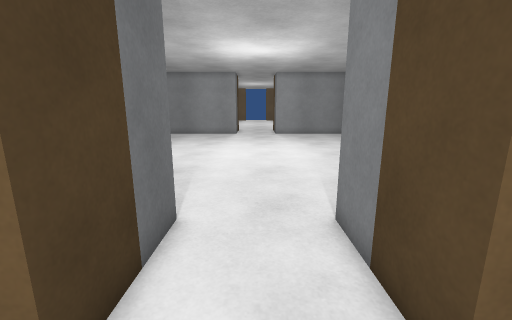
View 1 (above)

13 first-person views from a walk through a 3-D level made in the Unity game engine. The camera is 1.4 m above the floor, tilts 12° down and sees 90° across. The floor is counted in squares, 0.5 m on a side. Each view is taken from the middle of a square. On the plan, view 1 faces up. The plan holds only what a view shows up to about 19 squares ahead; the rest is blank. The place goes on beyond the plan. Door leaves are left out, so doorways stand open.

View 2
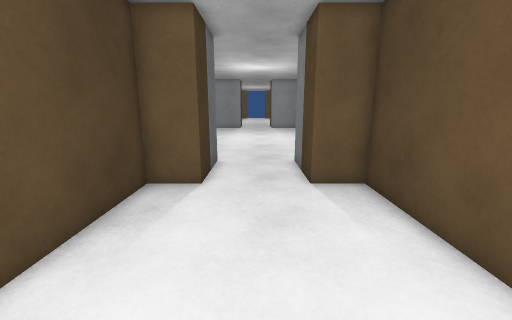

View 3
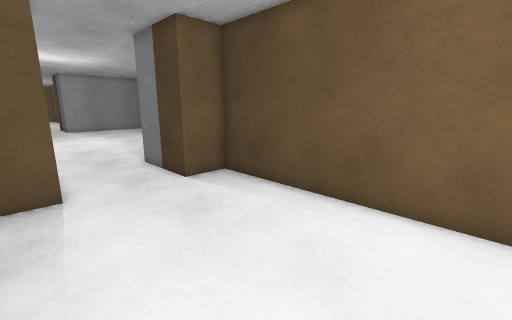

View 4
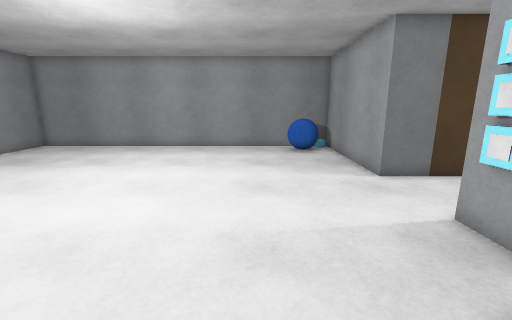

View 5
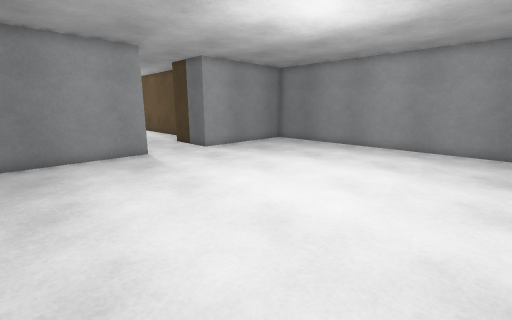

View 6
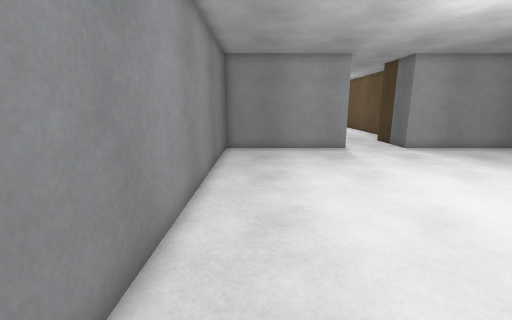

View 7
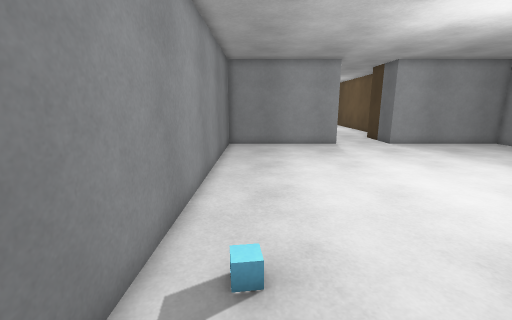

View 8
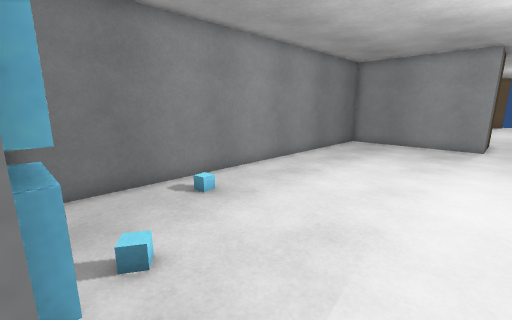

View 9
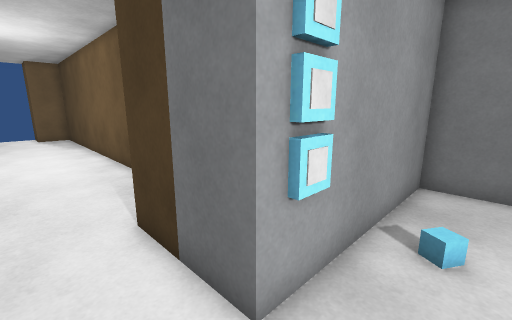

View 10
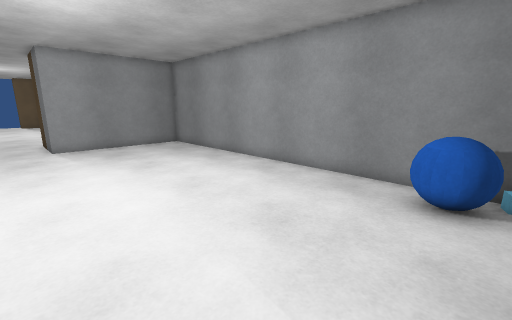

View 11
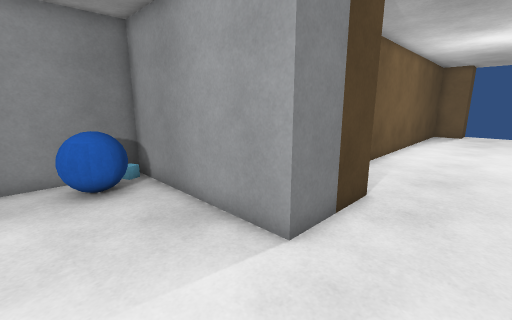

View 12
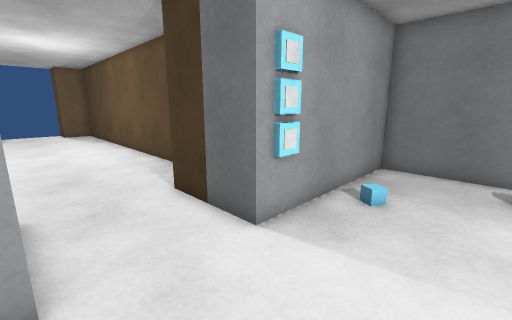

View 13
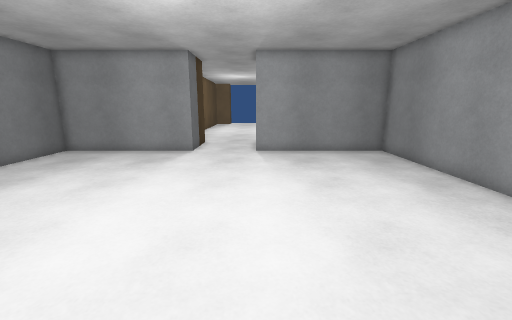

### Floor plan
Points are (right, up) in squares from view 1. A wall is a line through its corners. A room is listed if a view was taken in it or the views show most of it. See-through windows are left out.
Room 1 (views 1, 2, 3)
walls: (4, -7.5) (4, 2) (2, 2) (2, 4); (-2, 4) (-2, 2) (-4, 2) (-4, -7.5)
ways out: open door at (0, 4) to room 2
Room 2 (views 4, 5, 6, 7, 8, 9, 10, 11, 12, 13)
walls: (-2, 26.5) (-2, 26) (-10, 26) (-10, 6) (-2, 6) (-2, 4); (2, 4) (2, 6) (10, 6) (10, 26) (2, 26) (2, 26.5)
ways out: open door at (0, 4) to room 1
objects: blue ball (8, 7) to (9, 9)

Where each view was taken, in squares from view 1:
view 1: 0 up, 0 right, facing up
view 2: 7 down, 0 right, facing up
view 3: 7 down, 3 left, facing up-right
view 4: 11 up, 8 left, facing right
view 5: 11 up, 8 left, facing up-right
view 6: 9 up, 8 left, facing up
view 7: 7 up, 8 left, facing up
view 8: 6 up, 1 left, facing up-left
view 9: 8 up, 0 right, facing down-left
view 10: 7 up, 0 right, facing up-right
view 11: 10 up, 1 left, facing down-right
view 12: 10 up, 2 right, facing down-left
view 13: 10 up, 2 right, facing up
